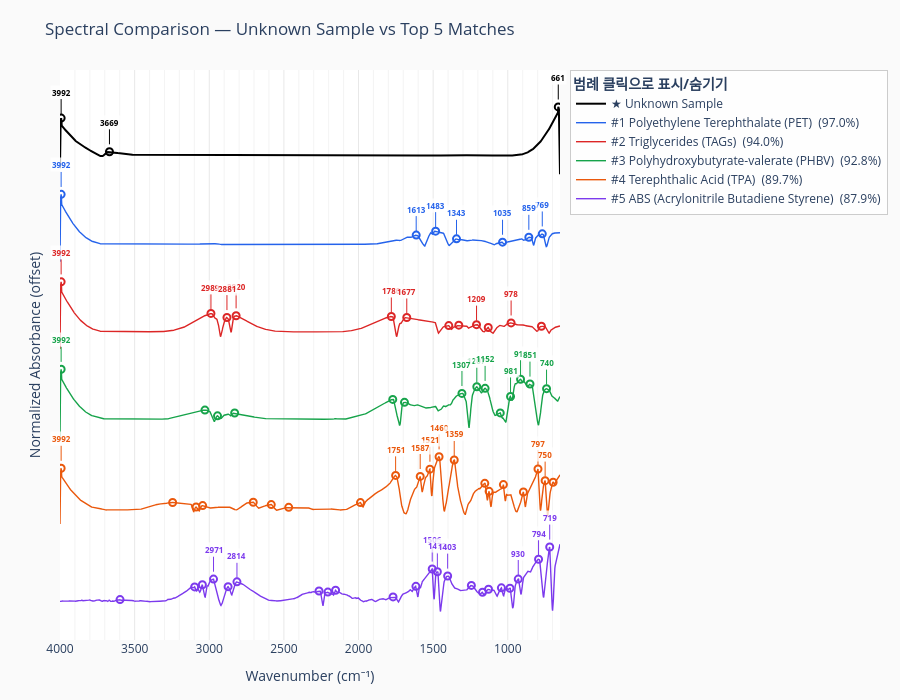

Notebook source saved alongside this figure:
### Markdown cell above
## 7. 미지 시료 vs 상위 매칭 스펙트럼 비교 플롯
미지 시료(검정)와 상위 N개 매칭 스펙트럼을 offset을 주어 겹쳐 비교합니다.

### Code cell
top_matches = best_per_material.head(PLOT_TOP_N)
OFFSET_STEP = 1.3   # 스펙트럼 간 세로 간격

fig_cmp = go.Figure()
cmp_annotations = []

# ── 피크 마커/라벨 추가 헬퍼 ─────────────────────────────────────────
def add_peak_markers(fig, vec, offset, color, label_prefix=""):
    """vec에서 피크를 검출하여 마커와 파수 라벨을 추가한다."""
    p_idx, _ = find_peaks(vec, height=PEAK_HEIGHT, prominence=PEAK_PROMINENCE,
                          distance=PEAK_DISTANCE)
    if len(p_idx) == 0:
        return
    p_wn  = GRID[p_idx]
    p_val = vec[p_idx] + offset  # offset 적용

    # 마커 trace
    fig.add_trace(go.Scatter(
        x=p_wn,
        y=p_val,
        mode="markers",
        marker=dict(color=color, size=7, symbol="circle-open",
                    line=dict(color=color, width=2)),
        name=f"{label_prefix}peaks",
        legendgroup=f"{label_prefix}peaks",
        showlegend=False,
        hovertemplate="%{x:.1f} cm⁻¹<br>%{y:.3f}<extra></extra>",
    ))

    # 상위 강도 피크만 라벨 (최대 8개)
    top_n = min(8, len(p_idx))
    top_sort = sorted(zip(p_wn, p_val, vec[p_idx]), key=lambda x: -x[2])[:top_n]
    for i, (wn_p, yy, raw_v) in enumerate(top_sort):
        y_ann = yy + 0.06 + (0.05 if i % 2 == 0 else 0.0)
        cmp_annotations.append(dict(
            x=wn_p, y=y_ann,
            text=f"<b>{wn_p:.0f}</b>",
            showarrow=True,
            arrowhead=0, arrowcolor=color, arrowwidth=1,
            ax=0, ay=-22,
            font=dict(size=8, color=color),
            bgcolor="rgba(255,255,255,0.75)",
            borderpad=1,
        ))


# ── 미지 시료 (맨 위) ────────────────────────────────────────────────
total_offset = PLOT_TOP_N * OFFSET_STEP
fig_cmp.add_trace(go.Scatter(
    x=GRID, y=sample_vec + total_offset,
    mode="lines",
    name=f"★ {SAMPLE_LABEL}",
    line=dict(color="black", width=2),
    hovertemplate=f"<b>{SAMPLE_LABEL}</b><br>%{{x:.1f}} cm⁻¹<extra></extra>",
))
add_peak_markers(fig_cmp, sample_vec, total_offset, "black", "sample")

# ── 매칭 라이브러리 스펙트럼 ─────────────────────────────────────────
PALETTE = ["#2563eb", "#dc2626", "#16a34a", "#ea580c", "#7c3aed"]
for rank, (_, row) in enumerate(top_matches.iterrows()):
    fpath = os.path.join(LIBRARY_DIR, row["file"])
    try:
        df_lib = load_csv(fpath)
        vec = preprocess(df_lib["wn"].values, df_lib["y"].values)
    except Exception:
        continue

    offset = (PLOT_TOP_N - 1 - rank) * OFFSET_STEP
    color  = PALETTE[rank % len(PALETTE)]
    label  = f"#{rank+1} {row['material']}  ({row['match_pct']:.1f}%)"

    fig_cmp.add_trace(go.Scatter(
        x=GRID, y=vec + offset,
        mode="lines",
        name=label,
        line=dict(color=color, width=1.4),
        hovertemplate=(f"<b>{row['material']}</b><br>%{{x:.1f}} cm⁻¹<br>"
                       f"Match: {row['match_pct']:.1f}%<extra></extra>"),
    ))
    add_peak_markers(fig_cmp, vec, offset, color, label)

fig_cmp.update_layout(
    title=f"Spectral Comparison — {SAMPLE_LABEL} vs Top {PLOT_TOP_N} Matches",
    xaxis=dict(
        title="Wavenumber (cm⁻¹)",
        range=[WN_MAX, WN_MIN],
        showgrid=True, gridcolor="#e8e8e8",
        tickmode="linear", dtick=500,
        minor=dict(showgrid=True, gridcolor="#f4f4f4"),
    ),
    yaxis=dict(
        title="Normalized Absorbance (offset)",
        showgrid=False, zeroline=False,
        showticklabels=False,
    ),
    annotations=cmp_annotations,
    legend=dict(
        title="<b>범례 클릭으로 표시/숨기기</b>",
        itemclick="toggle",
        itemdoubleclick="toggleothers",
        bgcolor="rgba(255,255,255,0.9)",
        bordercolor="#ccc", borderwidth=1,
    ),
    plot_bgcolor="white", paper_bgcolor="#fafafa",
    height=700,
    hovermode="closest",
    margin=dict(l=60, r=20, t=70, b=60),
)
fig_cmp.show()

### Figure 1 — Plotly figure (JSON) as saved in the notebook; plotly's stock layout.template omitted (floating-point values rounded to 4 significant figures; data arrays with more than 128 entries replaced by an {"elided": "..."} marker saying what was removed)
{"data": [{"hovertemplate": "<b>Unknown Sample</b><br>%{x:.1f} cm⁻¹<extra></extra>", "line": {"color": "black", "width": 2}, "mode": "lines", "name": "★ Unknown Sample", "type": "scatter", "x": {"elided": "1750 float values"}, "y": {"elided": "1750 float values"}}, {"hovertemplate": "%{x:.1f} cm⁻¹<br>%{y:.3f}<extra></extra>", "legendgroup": "samplepeaks", "marker": {"color": "black", "line": {"color": "black", "width": 2}, "size": 7, "symbol": "circle-open"}, "mode": "markers", "name": "samplepeaks", "showlegend": false, "type": "scatter", "x": [661.5, 3669.0, 3992.0], "y": [7.5, 6.834, 7.333]}, {"hovertemplate": "<b>Polyethylene Terephthalate (PET)</b><br>%{x:.1f} cm⁻¹<br>Match: 97.0%<extra></extra>", "line": {"color": "#2563eb", "width": 1.4}, "mode": "lines", "name": "#1 Polyethylene Terephthalate (PET)  (97.0%)", "type": "scatter", "x": {"elided": "1750 float values"}, "y": {"elided": "1750 float values"}}, {"hovertemplate": "%{x:.1f} cm⁻¹<br>%{y:.3f}<extra></extra>", "legendgroup": "#1 Polyethylene Terephthalate (PET)  (97.0%)peaks", "marker": {"color": "#2563eb", "line": {"color": "#2563eb", "width": 2}, "size": 7, "symbol": "circle-open"}, "mode": "markers", "name": "#1 Polyethylene Terephthalate (PET)  (97.0%)peaks", "showlegend": false, "type": "scatter", "x": [768.8, 858.8, 1035.0, 1343.0, 1483.0, 1613.0, 3992.0], "y": [5.613, 5.563, 5.49, 5.539, 5.653, 5.594, 6.2]}, {"hovertemplate": "<b>Triglycerides (TAGs)</b><br>%{x:.1f} cm⁻¹<br>Match: 94.0%<extra></extra>", "line": {"color": "#dc2626", "width": 1.4}, "mode": "lines", "name": "#2 Triglycerides (TAGs)  (94.0%)", "type": "scatter", "x": {"elided": "1750 float values"}, "y": {"elided": "1750 float values"}}, {"hovertemplate": "%{x:.1f} cm⁻¹<br>%{y:.3f}<extra></extra>", "legendgroup": "#2 Triglycerides (TAGs)  (94.0%)peaks", "marker": {"color": "#dc2626", "line": {"color": "#dc2626", "width": 2}, "size": 7, "symbol": "circle-open"}, "mode": "markers", "name": "#2 Triglycerides (TAGs)  (94.0%)peaks", "showlegend": false, "type": "scatter", "x": [774.5, 977.5, 1131.0, 1209.0, 1328.0, 1395.0, 1677.0, 1780.0, 2820.0, 2881.0, 2989.0, 3992.0], "y": [4.24, 4.29, 4.222, 4.263, 4.256, 4.249, 4.37, 4.384, 4.396, 4.37, 4.43, 4.9]}, {"hovertemplate": "<b>Polyhydroxybutyrate-valerate (PHBV)</b><br>%{x:.1f} cm⁻¹<br>Match: 92.8%<extra></extra>", "line": {"color": "#16a34a", "width": 1.4}, "mode": "lines", "name": "#3 Polyhydroxybutyrate-valerate (PHBV)  (92.8%)", "type": "scatter", "x": {"elided": "1750 float values"}, "y": {"elided": "1750 float values"}}, {"hovertemplate": "%{x:.1f} cm⁻¹<br>%{y:.3f}<extra></extra>", "legendgroup": "#3 Polyhydroxybutyrate-valerate (PHBV)  (92.8%)peaks", "marker": {"color": "#16a34a", "line": {"color": "#16a34a", "width": 2}, "size": 7, "symbol": "circle-open"}, "mode": "markers", "name": "#3 Polyhydroxybutyrate-valerate (PHBV)  (92.8%)peaks", "showlegend": false, "type": "scatter", "x": [740.0, 851.1, 914.3, 981.4, 1050.0, 1152.0, 1207.0, 1307.0, 1692.0, 1770.0, 2830.0, 2945.0, 3029.0, 3992.0], "y": [3.312, 3.381, 3.452, 3.196, 2.952, 3.317, 3.34, 3.242, 3.109, 3.152, 2.95, 2.908, 2.994, 3.6]}, {"hovertemplate": "<b>Terephthalic Acid (TPA)</b><br>%{x:.1f} cm⁻¹<br>Match: 89.7%<extra></extra>", "line": {"color": "#ea580c", "width": 1.4}, "mode": "lines", "name": "#4 Terephthalic Acid (TPA)  (89.7%)", "type": "scatter", "x": {"elided": "1750 float values"}, "y": {"elided": "1750 float values"}}, {"hovertemplate": "%{x:.1f} cm⁻¹<br>%{y:.3f}<extra></extra>", "legendgroup": "#4 Terephthalic Acid (TPA)  (89.7%)peaks", "marker": {"color": "#ea580c", "line": {"color": "#ea580c", "width": 2}, "size": 7, "symbol": "circle-open"}, "mode": "markers", "name": "#4 Terephthalic Acid (TPA)  (89.7%)peaks", "showlegend": false, "type": "scatter", "x": [696.0, 749.6, 797.5, 895.2, 1029.0, 1125.0, 1154.0, 1359.0, 1460.0, 1521.0, 1587.0, 1751.0, 1987.0, 2468.0, 2585.0, 2705.0, 3044.0, 3088.0, 3245.0, 3992.0], "y": [1.922, 1.945, 2.117, 1.777, 1.887, 1.786, 1.905, 2.251, 2.3, 2.116, 2.008, 2.023, 1.619, 1.548, 1.589, 1.623, 1.574, 1.553, 1.621, 2.13]}, {"hovertemplate": "<b>ABS (Acrylonitrile Butadiene Styrene)</b><br>%{x:.1f} cm⁻¹<br>Match: 87.9%<extra></extra>", "line": {"color": "#7c3aed", "width": 1.4}, "mode": "lines", "name": "#5 ABS (Acrylonitrile Butadiene Styrene)  (87.9%)", "type": "scatter", "x": {"elided": "1750 float values"}, "y": {"elided": "1750 float values"}}, {"hovertemplate": "%{x:.1f} cm⁻¹<br>%{y:.3f}<extra></extra>", "legendgroup": "#5 ABS (Acrylonitrile Butadiene Styrene)  (87.9%)peaks", "marker": {"color": "#7c3aed", "line": {"color": "#7c3aed", "width": 2}, "size": 7, "symbol": "circle-open"}, "mode": "markers", "name": "#5 ABS (Acrylonitrile Butadiene Styrene)  (87.9%)peaks", "showlegend": false, "type": "scatter", "x": [719.0, 793.7, 929.6, 985.2, 1043.0, 1129.0, 1169.0, 1244.0, 1403.0, 1472.0, 1506.0, 1615.0, 1769.0, 2154.0, 2205.0, 2265.0, 2814.0, 2874.0, 2971.0, 3046.0, 3098.0, 3598.0], "y": [0.9587, 0.776, 0.4822, 0.3462, 0.352, 0.3299, 0.2864, 0.3878, 0.5271, 0.5906, 0.6314, 0.3745, 0.217, 0.3153, 0.2881, 0.3047, 0.4406, 0.3689, 0.4815, 0.397, 0.3658, 0.1774]}], "layout": {"annotations": [{"arrowcolor": "black", "arrowhead": 0, "arrowwidth": 1, "ax": 0, "ay": -22, "bgcolor": "rgba(255,255,255,0.75)", "borderpad": 1, "font": {"color": "black", "size": 8}, "showarrow": true, "text": "<b>661</b>", "x": 661.5, "y": 7.61}, {"arrowcolor": "black", "arrowhead": 0, "arrowwidth": 1, "ax": 0, "ay": -22, "bgcolor": "rgba(255,255,255,0.75)", "borderpad": 1, "font": {"color": "black", "size": 8}, "showarrow": true, "text": "<b>3992</b>", "x": 3992.0, "y": 7.393}, {"arrowcolor": "black", "arrowhead": 0, "arrowwidth": 1, "ax": 0, "ay": -22, "bgcolor": "rgba(255,255,255,0.75)", "borderpad": 1, "font": {"color": "black", "size": 8}, "showarrow": true, "text": "<b>3669</b>", "x": 3669.0, "y": 6.944}, {"arrowcolor": "#2563eb", "arrowhead": 0, "arrowwidth": 1, "ax": 0, "ay": -22, "bgcolor": "rgba(255,255,255,0.75)", "borderpad": 1, "font": {"color": "#2563eb", "size": 8}, "showarrow": true, "text": "<b>3992</b>", "x": 3992.0, "y": 6.31}, {"arrowcolor": "#2563eb", "arrowhead": 0, "arrowwidth": 1, "ax": 0, "ay": -22, "bgcolor": "rgba(255,255,255,0.75)", "borderpad": 1, "font": {"color": "#2563eb", "size": 8}, "showarrow": true, "text": "<b>1483</b>", "x": 1483.0, "y": 5.713}, {"arrowcolor": "#2563eb", "arrowhead": 0, "arrowwidth": 1, "ax": 0, "ay": -22, "bgcolor": "rgba(255,255,255,0.75)", "borderpad": 1, "font": {"color": "#2563eb", "size": 8}, "showarrow": true, "text": "<b>769</b>", "x": 768.8, "y": 5.723}, {"arrowcolor": "#2563eb", "arrowhead": 0, "arrowwidth": 1, "ax": 0, "ay": -22, "bgcolor": "rgba(255,255,255,0.75)", "borderpad": 1, "font": {"color": "#2563eb", "size": 8}, "showarrow": true, "text": "<b>1613</b>", "x": 1613.0, "y": 5.654}, {"arrowcolor": "#2563eb", "arrowhead": 0, "arrowwidth": 1, "ax": 0, "ay": -22, "bgcolor": "rgba(255,255,255,0.75)", "borderpad": 1, "font": {"color": "#2563eb", "size": 8}, "showarrow": true, "text": "<b>859</b>", "x": 858.8, "y": 5.673}, {"arrowcolor": "#2563eb", "arrowhead": 0, "arrowwidth": 1, "ax": 0, "ay": -22, "bgcolor": "rgba(255,255,255,0.75)", "borderpad": 1, "font": {"color": "#2563eb", "size": 8}, "showarrow": true, "text": "<b>1343</b>", "x": 1343.0, "y": 5.599}, {"arrowcolor": "#2563eb", "arrowhead": 0, "arrowwidth": 1, "ax": 0, "ay": -22, "bgcolor": "rgba(255,255,255,0.75)", "borderpad": 1, "font": {"color": "#2563eb", "size": 8}, "showarrow": true, "text": "<b>1035</b>", "x": 1035.0, "y": 5.6}, {"arrowcolor": "#dc2626", "arrowhead": 0, "arrowwidth": 1, "ax": 0, "ay": -22, "bgcolor": "rgba(255,255,255,0.75)", "borderpad": 1, "font": {"color": "#dc2626", "size": 8}, "showarrow": true, "text": "<b>3992</b>", "x": 3992.0, "y": 5.01}, {"arrowcolor": "#dc2626", "arrowhead": 0, "arrowwidth": 1, "ax": 0, "ay": -22, "bgcolor": "rgba(255,255,255,0.75)", "borderpad": 1, "font": {"color": "#dc2626", "size": 8}, "showarrow": true, "text": "<b>2989</b>", "x": 2989.0, "y": 4.49}, {"arrowcolor": "#dc2626", "arrowhead": 0, "arrowwidth": 1, "ax": 0, "ay": -22, "bgcolor": "rgba(255,255,255,0.75)", "borderpad": 1, "font": {"color": "#dc2626", "size": 8}, "showarrow": true, "text": "<b>2820</b>", "x": 2820.0, "y": 4.506}, {"arrowcolor": "#dc2626", "arrowhead": 0, "arrowwidth": 1, "ax": 0, "ay": -22, "bgcolor": "rgba(255,255,255,0.75)", "borderpad": 1, "font": {"color": "#dc2626", "size": 8}, "showarrow": true, "text": "<b>1780</b>", "x": 1780.0, "y": 4.444}, {"arrowcolor": "#dc2626", "arrowhead": 0, "arrowwidth": 1, "ax": 0, "ay": -22, "bgcolor": "rgba(255,255,255,0.75)", "borderpad": 1, "font": {"color": "#dc2626", "size": 8}, "showarrow": true, "text": "<b>2881</b>", "x": 2881.0, "y": 4.48}, {"arrowcolor": "#dc2626", "arrowhead": 0, "arrowwidth": 1, "ax": 0, "ay": -22, "bgcolor": "rgba(255,255,255,0.75)", "borderpad": 1, "font": {"color": "#dc2626", "size": 8}, "showarrow": true, "text": "<b>1677</b>", "x": 1677.0, "y": 4.43}, {"arrowcolor": "#dc2626", "arrowhead": 0, "arrowwidth": 1, "ax": 0, "ay": -22, "bgcolor": "rgba(255,255,255,0.75)", "borderpad": 1, "font": {"color": "#dc2626", "size": 8}, "showarrow": true, "text": "<b>978</b>", "x": 977.5, "y": 4.4}, {"arrowcolor": "#dc2626", "arrowhead": 0, "arrowwidth": 1, "ax": 0, "ay": -22, "bgcolor": "rgba(255,255,255,0.75)", "borderpad": 1, "font": {"color": "#dc2626", "size": 8}, "showarrow": true, "text": "<b>1209</b>", "x": 1209.0, "y": 4.323}, {"arrowcolor": "#16a34a", "arrowhead": 0, "arrowwidth": 1, "ax": 0, "ay": -22, "bgcolor": "rgba(255,255,255,0.75)", "borderpad": 1, "font": {"color": "#16a34a", "size": 8}, "showarrow": true, "text": "<b>3992</b>", "x": 3992.0, "y": 3.71}, {"arrowcolor": "#16a34a", "arrowhead": 0, "arrowwidth": 1, "ax": 0, "ay": -22, "bgcolor": "rgba(255,255,255,0.75)", "borderpad": 1, "font": {"color": "#16a34a", "size": 8}, "showarrow": true, "text": "<b>914</b>", "x": 914.3, "y": 3.512}, {"arrowcolor": "#16a34a", "arrowhead": 0, "arrowwidth": 1, "ax": 0, "ay": -22, "bgcolor": "rgba(255,255,255,0.75)", "borderpad": 1, "font": {"color": "#16a34a", "size": 8}, "showarrow": true, "text": "<b>851</b>", "x": 851.1, "y": 3.491}, {"arrowcolor": "#16a34a", "arrowhead": 0, "arrowwidth": 1, "ax": 0, "ay": -22, "bgcolor": "rgba(255,255,255,0.75)", "borderpad": 1, "font": {"color": "#16a34a", "size": 8}, "showarrow": true, "text": "<b>1207</b>", "x": 1207.0, "y": 3.4}, {"arrowcolor": "#16a34a", "arrowhead": 0, "arrowwidth": 1, "ax": 0, "ay": -22, "bgcolor": "rgba(255,255,255,0.75)", "borderpad": 1, "font": {"color": "#16a34a", "size": 8}, "showarrow": true, "text": "<b>1152</b>", "x": 1152.0, "y": 3.427}, {"arrowcolor": "#16a34a", "arrowhead": 0, "arrowwidth": 1, "ax": 0, "ay": -22, "bgcolor": "rgba(255,255,255,0.75)", "borderpad": 1, "font": {"color": "#16a34a", "size": 8}, "showarrow": true, "text": "<b>740</b>", "x": 740.0, "y": 3.372}, {"arrowcolor": "#16a34a", "arrowhead": 0, "arrowwidth": 1, "ax": 0, "ay": -22, "bgcolor": "rgba(255,255,255,0.75)", "borderpad": 1, "font": {"color": "#16a34a", "size": 8}, "showarrow": true, "text": "<b>1307</b>", "x": 1307.0, "y": 3.352}, {"arrowcolor": "#16a34a", "arrowhead": 0, "arrowwidth": 1, "ax": 0, "ay": -22, "bgcolor": "rgba(255,255,255,0.75)", "borderpad": 1, "font": {"color": "#16a34a", "size": 8}, "showarrow": true, "text": "<b>981</b>", "x": 981.4, "y": 3.256}, {"arrowcolor": "#ea580c", "arrowhead": 0, "arrowwidth": 1, "ax": 0, "ay": -22, "bgcolor": "rgba(255,255,255,0.75)", "borderpad": 1, "font": {"color": "#ea580c", "size": 8}, "showarrow": true, "text": "<b>1460</b>", "x": 1460.0, "y": 2.41}, {"arrowcolor": "#ea580c", "arrowhead": 0, "arrowwidth": 1, "ax": 0, "ay": -22, "bgcolor": "rgba(255,255,255,0.75)", "borderpad": 1, "font": {"color": "#ea580c", "size": 8}, "showarrow": true, "text": "<b>1359</b>", "x": 1359.0, "y": 2.311}, {"arrowcolor": "#ea580c", "arrowhead": 0, "arrowwidth": 1, "ax": 0, "ay": -22, "bgcolor": "rgba(255,255,255,0.75)", "borderpad": 1, "font": {"color": "#ea580c", "size": 8}, "showarrow": true, "text": "<b>3992</b>", "x": 3992.0, "y": 2.24}, {"arrowcolor": "#ea580c", "arrowhead": 0, "arrowwidth": 1, "ax": 0, "ay": -22, "bgcolor": "rgba(255,255,255,0.75)", "borderpad": 1, "font": {"color": "#ea580c", "size": 8}, "showarrow": true, "text": "<b>797</b>", "x": 797.5, "y": 2.177}, {"arrowcolor": "#ea580c", "arrowhead": 0, "arrowwidth": 1, "ax": 0, "ay": -22, "bgcolor": "rgba(255,255,255,0.75)", "borderpad": 1, "font": {"color": "#ea580c", "size": 8}, "showarrow": true, "text": "<b>1521</b>", "x": 1521.0, "y": 2.226}, {"arrowcolor": "#ea580c", "arrowhead": 0, "arrowwidth": 1, "ax": 0, "ay": -22, "bgcolor": "rgba(255,255,255,0.75)", "borderpad": 1, "font": {"color": "#ea580c", "size": 8}, "showarrow": true, "text": "<b>1751</b>", "x": 1751.0, "y": 2.083}, {"arrowcolor": "#ea580c", "arrowhead": 0, "arrowwidth": 1, "ax": 0, "ay": -22, "bgcolor": "rgba(255,255,255,0.75)", "borderpad": 1, "font": {"color": "#ea580c", "size": 8}, "showarrow": true, "text": "<b>1587</b>", "x": 1587.0, "y": 2.118}, {"arrowcolor": "#ea580c", "arrowhead": 0, "arrowwidth": 1, "ax": 0, "ay": -22, "bgcolor": "rgba(255,255,255,0.75)", "borderpad": 1, "font": {"color": "#ea580c", "size": 8}, "showarrow": true, "text": "<b>750</b>", "x": 749.6, "y": 2.005}, {"arrowcolor": "#7c3aed", "arrowhead": 0, "arrowwidth": 1, "ax": 0, "ay": -22, "bgcolor": "rgba(255,255,255,0.75)", "borderpad": 1, "font": {"color": "#7c3aed", "size": 8}, "showarrow": true, "text": "<b>719</b>", "x": 719.0, "y": 1.069}, {"arrowcolor": "#7c3aed", "arrowhead": 0, "arrowwidth": 1, "ax": 0, "ay": -22, "bgcolor": "rgba(255,255,255,0.75)", "borderpad": 1, "font": {"color": "#7c3aed", "size": 8}, "showarrow": true, "text": "<b>794</b>", "x": 793.7, "y": 0.836}, {"arrowcolor": "#7c3aed", "arrowhead": 0, "arrowwidth": 1, "ax": 0, "ay": -22, "bgcolor": "rgba(255,255,255,0.75)", "borderpad": 1, "font": {"color": "#7c3aed", "size": 8}, "showarrow": true, "text": "<b>1506</b>", "x": 1506.0, "y": 0.7414}, {"arrowcolor": "#7c3aed", "arrowhead": 0, "arrowwidth": 1, "ax": 0, "ay": -22, "bgcolor": "rgba(255,255,255,0.75)", "borderpad": 1, "font": {"color": "#7c3aed", "size": 8}, "showarrow": true, "text": "<b>1472</b>", "x": 1472.0, "y": 0.6506}, {"arrowcolor": "#7c3aed", "arrowhead": 0, "arrowwidth": 1, "ax": 0, "ay": -22, "bgcolor": "rgba(255,255,255,0.75)", "borderpad": 1, "font": {"color": "#7c3aed", "size": 8}, "showarrow": true, "text": "<b>1403</b>", "x": 1403.0, "y": 0.6371}, {"arrowcolor": "#7c3aed", "arrowhead": 0, "arrowwidth": 1, "ax": 0, "ay": -22, "bgcolor": "rgba(255,255,255,0.75)", "borderpad": 1, "font": {"color": "#7c3aed", "size": 8}, "showarrow": true, "text": "<b>930</b>", "x": 929.6, "y": 0.5422}, {"arrowcolor": "#7c3aed", "arrowhead": 0, "arrowwidth": 1, "ax": 0, "ay": -22, "bgcolor": "rgba(255,255,255,0.75)", "borderpad": 1, "font": {"color": "#7c3aed", "size": 8}, "showarrow": true, "text": "<b>2971</b>", "x": 2971.0, "y": 0.5915}, {"arrowcolor": "#7c3aed", "arrowhead": 0, "arrowwidth": 1, "ax": 0, "ay": -22, "bgcolor": "rgba(255,255,255,0.75)", "borderpad": 1, "font": {"color": "#7c3aed", "size": 8}, "showarrow": true, "text": "<b>2814</b>", "x": 2814.0, "y": 0.5006}], "height": 700, "hovermode": "closest", "legend": {"bgcolor": "rgba(255,255,255,0.9)", "bordercolor": "#ccc", "borderwidth": 1, "itemclick": "toggle", "itemdoubleclick": "toggleothers", "title": {"text": "<b>범례 클릭으로 표시/숨기기</b>"}}, "margin": {"b": 60, "l": 60, "r": 20, "t": 70}, "paper_bgcolor": "#fafafa", "plot_bgcolor": "white", "title": {"text": "Spectral Comparison — Unknown Sample vs Top 5 Matches"}, "xaxis": {"dtick": 500, "gridcolor": "#e8e8e8", "minor": {"gridcolor": "#f4f4f4", "showgrid": true}, "range": [4000, 650], "showgrid": true, "tickmode": "linear", "title": {"text": "Wavenumber (cm⁻¹)"}}, "yaxis": {"showgrid": false, "showticklabels": false, "title": {"text": "Normalized Absorbance (offset)"}, "zeroline": false}}}
